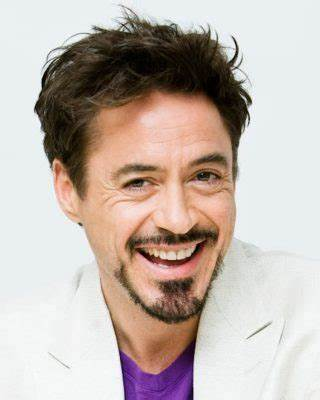
#> input picture CV/rdj.jpeg, 320 x 400 px
$ python '38. Face Detection using Opencv.py'
#> lines starting #> are read from the running program, lines starting #| are printed output that depends on the picture; after the words box and inside, x2 and y2 are one past the last pixel; in counts of white or black regions, pixels touching at a corner belong together
import cv2
image_path = "rdj.jpeg"
image = cv2.imread(image_path)
#> image is the input picture: shape (400, 320, 3); mean B, G, R 175, 182.4, 194.7
gray = cv2.cvtColor(image, cv2.COLOR_BGR2GRAY)
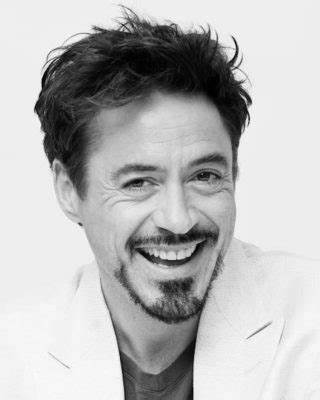
#> gray: shape (400, 320); min 0, max 255, mean 185.1
face_cascade = cv2.CascadeClassifier(cv2.data.haarcascades + 'haarcascade_frontalface_default.xml')
faces = face_cascade.detectMultiScale(gray, scaleFactor=1.3, minNeighbors=5)
#> faces = [[68, 97, 210, 210]]
for (x, y, w, h) in faces:
    cv2.rectangle(image, (x, y), (x+w, y+h), (255, 0, 0), 2)
#> this loop made 1 pass
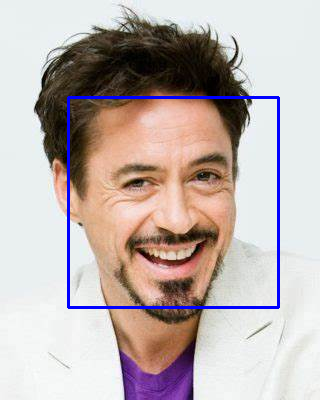
#> image: shape (400, 320, 3); 1.97% of pixels changed, all inside (x1, y1, x2, y2) = (67, 96, 280, 309)
cv2.imshow("Face Detection", image)
cv2.waitKey(0)
cv2.destroyAllWindows()

$ run again, with CV/watch.jpeg copied over CV/rdj.jpeg
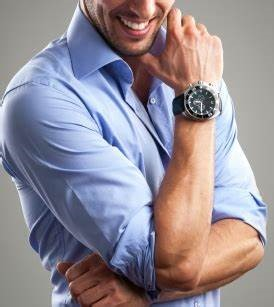
#> input picture CV/watch.jpeg, 274 x 307 px
#> image is the input picture: shape (307, 274, 3); mean B, G, R 150.1, 141, 148.3
#> `gray = cv2.cvtColor(image, cv2.COLOR_BGR2GRAY)`:
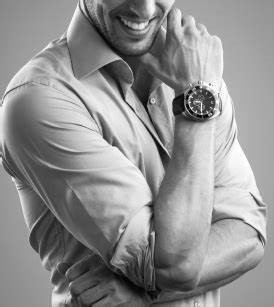
#> gray: shape (307, 274); min 0, max 255, mean 144.2
#> faces = ()
